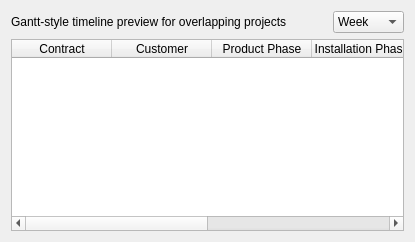
                    <widget class="QWidget" name="tabTimeline">
                      <attribute name="title">
                        <string>Timeline</string>
                      </attribute>
                      <layout class="QVBoxLayout" name="verticalLayoutTabTimeline">
                        <item>
                          <layout class="QHBoxLayout" name="horizontalLayoutTimelineControls">
                            <item>
                              <widget class="QLabel" name="labelTimelineInfo">
                                <property name="text">
                                  <string>Gantt-style timeline preview for overlapping projects</string>
                                </property>
                              </widget>
                            </item>
                            <item>
                              <spacer name="horizontalSpacerTimelineControls">
                                <property name="orientation">
                                  <enum>Qt::Orientation::Horizontal</enum>
                                </property>
                                <property name="sizeHint" stdset="0">
                                  <size>
                                    <width>40</width>
                                    <height>20</height>
                                  </size>
                                </property>
                              </spacer>
                            </item>
                            <item>
                              <widget class="QComboBox" name="comboTimelineScale">
                                <item>
                                  <property name="text">
                                    <string>Week</string>
                                  </property>
                                </item>
                                <item>
                                  <property name="text">
                                    <string>Month</string>
                                  </property>
                                </item>
                                <item>
                                  <property name="text">
                                    <string>Quarter</string>
                                  </property>
                                </item>
                              </widget>
                            </item>
                          </layout>
                        </item>
                        <item>
                          <widget class="QTableWidget" name="tableTimeline">
                            <property name="editTriggers">
                              <set>QAbstractItemView::EditTrigger::NoEditTriggers</set>
                            </property>
                            <property name="alternatingRowColors">
                              <bool>true</bool>
                            </property>
                            <property name="selectionBehavior">
                              <enum>QAbstractItemView::SelectionBehavior::SelectRows</enum>
                            </property>
                            <column>
                              <property name="text">
                                <string>Contract</string>
                              </property>
                            </column>
                            <column>
                              <property name="text">
                                <string>Customer</string>
                              </property>
                            </column>
                            <column>
                              <property name="text">
                                <string>Product Phase</string>
                              </property>
                            </column>
                            <column>
                              <property name="text">
                                <string>Installation Phase</string>
                              </property>
                            </column>
                            <column>
                              <property name="text">
                                <string>Total Duration</string>
                              </property>
                            </column>
                            <column>
                              <property name="text">
                                <string>Overlap Flag</string>
                              </property>
                            </column>
                          </widget>
                        </item>
                      </layout>
                    </widget>
